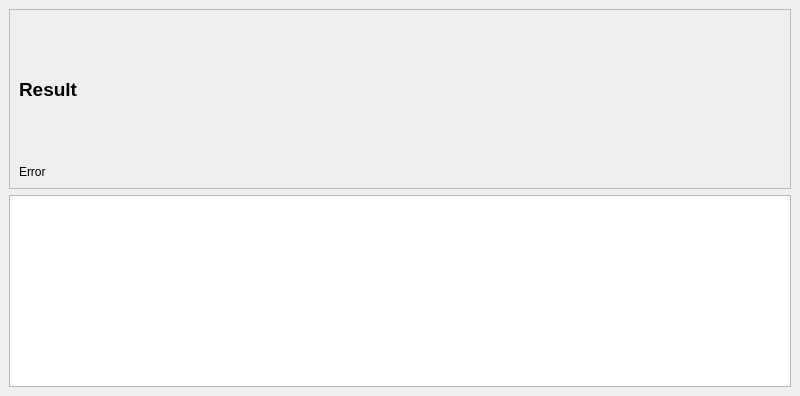
<?xml version="1.0" encoding="UTF-8"?>
<ui version="4.0">
 <class>CalcWindow</class>
 <widget class="QMainWindow" name="CalcWindow">
  <property name="geometry">
   <rect>
    <x>0</x>
    <y>0</y>
    <width>800</width>
    <height>396</height>
   </rect>
  </property>
  <property name="windowTitle">
   <string>MainWindow</string>
  </property>
  <widget class="QWidget" name="centralwidget">
   <layout class="QVBoxLayout" name="verticalLayout">
    <item>
     <widget class="QFrame" name="frame">
      <property name="sizePolicy">
       <sizepolicy hsizetype="Preferred" vsizetype="Expanding">
        <horstretch>0</horstretch>
        <verstretch>0</verstretch>
       </sizepolicy>
      </property>
      <property name="frameShape">
       <enum>QFrame::StyledPanel</enum>
      </property>
      <property name="frameShadow">
       <enum>QFrame::Raised</enum>
      </property>
      <layout class="QVBoxLayout" name="verticalLayout_2">
       <item>
        <widget class="QLabel" name="lblResult">
         <property name="sizePolicy">
          <sizepolicy hsizetype="Preferred" vsizetype="Expanding">
           <horstretch>0</horstretch>
           <verstretch>0</verstretch>
          </sizepolicy>
         </property>
         <property name="font">
          <font>
           <pointsize>14</pointsize>
           <bold>true</bold>
          </font>
         </property>
         <property name="text">
          <string>Result</string>
         </property>
        </widget>
       </item>
       <item>
        <widget class="QLabel" name="lblError">
         <property name="text">
          <string>Error</string>
         </property>
        </widget>
       </item>
      </layout>
     </widget>
    </item>
    <item>
     <widget class="QTextEdit" name="teExpression">
      <property name="sizePolicy">
       <sizepolicy hsizetype="Expanding" vsizetype="Preferred">
        <horstretch>0</horstretch>
        <verstretch>0</verstretch>
       </sizepolicy>
      </property>
     </widget>
    </item>
   </layout>
  </widget>
  <widget class="QMenuBar" name="menubar">
   <property name="geometry">
    <rect>
     <x>0</x>
     <y>0</y>
     <width>800</width>
     <height>21</height>
    </rect>
   </property>
  </widget>
 </widget>
 <resources/>
 <connections/>
</ui>
